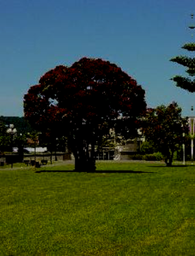
#> input picture Y3 Spring/COMP2005 IIP/Lab/lab07/images/Tree.tif, 195 x 256 px, shrunk from 285 x 375 before the run, found by its file name
$ python split_and_merge.py
#> lines starting #> are read from the running program, lines starting #| are printed output that depends on the picture; after the words box and inside, x2 and y2 are one past the last pixel; in counts of white or black regions, pixels touching at a corner belong together
# Created by Ziling Wu
# Supervised by Dr Armaghan Moemeni
# Last Updated: December 4th, 2023

import cv2
import numpy as np
import random
from tqdm import tqdm


class Region:
    """
    class for a sub-region (a segmentation)
    """

    def __init__(self, coords, slice):
        """
        :param coords: coordinates of piexels in the region
        :param slice: an image slice of the region
        """
        self.coords = coords
        self.slice = slice
        # obtain the mean pixel value of the region
        self.mean = np.mean(self.slice)
        # obtain the standard deviation of the region
        self.std = np.std(slice)
        # initialize edges connected to the neighbour of the region
        self.edges = []
        # initialize an index for the region
        self.index = None

    def split(self):
        """
        divide the region to four sub-regions
        :return: four sub-regions
        """

        def adjacent(bbox1, bbox2):
            """
            judge if two bounding boxes are adjacent
            :param bbox1: bounding box of the first region, [xmin. ymin, xmax, ymax]
            :param bbox2: bounding box of the second region, [xmin. ymin, xmax, ymax]
            :return:
            """
            xmin1, ymin1, xmax1, ymax1 = bbox1
            xmin2, ymin2, xmax2, ymax2 = bbox2
            return xmin1 == xmax2 or xmax1 == xmin2 or ymin1 == ymax2 or ymax1 == ymin2

        def connectSubregion2Neighbour(subregion):
            """
            connect subregion to the region's neighbours
            :param subregion:
            :return:
            """
            # traver edges connected to the regions' neighbours
            for edge in self.edges:
                # obtain a neighbour
                neighbour = edge.queryNeighbouor(self)
                # obtain the bbox of the neighbour and the subregion
                bbox1, bbox2 = neighbour.returnBbox(), subregion.returnBbox()
                # judge if the neighbour is next to the subregion
                if adjacent(bbox1, bbox2):
                    # create a new edge to connect the neighbour and the subregion
                    new_edge = Edge(neighbour, subregion)
                    # put the new edge in the neighbour's edges
                    neighbour.edges.append(new_edge)
                    subregion.edges.append(new_edge)

        # obtain the height and width of the region
        height, width = self.slice.shape
        # obtain the meshgrid for the region
        meshgrid = self.coords.reshape(2, height, width)
        # obtain the coordinates for the four sub-regions
        coord_left_top = meshgrid[:, :height // 2, :width // 2].reshape(2, -1)
        coord_right_top = meshgrid[:, :height // 2, width // 2:].reshape(2, -1)
        coord_left_bottom = meshgrid[:, height // 2:, :width // 2].reshape(2, -1)
        coord_right_bottom = meshgrid[:, height // 2:, width // 2:].reshape(2, -1)
        # obtain the image slice for each sub-region
        slice_left_top = self.slice[:height // 2, :width // 2]
        slice_right_top = self.slice[:height // 2, width // 2:]
        slice_left_bottom = self.slice[height // 2:, :width // 2]
        slice_right_bottom = self.slice[height // 2:, width // 2:]
        # create sub-regions
        left_top = Region(coord_left_top, slice_left_top)
        right_top = Region(coord_right_top, slice_right_top)
        left_bottom = Region(coord_left_bottom, slice_left_bottom)
        right_bottom = Region(coord_right_bottom, slice_right_bottom)
        # create edges between each sub-region
        left_top2left_bottom = Edge(left_top, left_bottom)
        right_top2right_bottom = Edge(right_top, right_bottom)
        left_top2right_top = Edge(left_top, right_top)
        left_bottom2right_bottom = Edge(left_bottom, right_bottom)
        # connect each subregion
        left_top.edges = [left_top2right_top, left_top2left_bottom]
        right_top.edges = [left_top2right_top, right_top2right_bottom]
        left_bottom.edges = [left_bottom2right_bottom, left_top2left_bottom]
        right_bottom.edges = [left_bottom2right_bottom, right_top2right_bottom]
        # connect each subregion with current-region's neighbours
        connectSubregion2Neighbour(left_top)
        connectSubregion2Neighbour(right_top)
        connectSubregion2Neighbour(left_bottom)
        connectSubregion2Neighbour(right_bottom)
        # remove the connection between the region and its neighbours
        for edge in self.edges:
            # obtain a neighbour
            neighbour = edge.queryNeighbouor(self)
            # remove the edge of current region from the neighbour's edge
            neighbour.edges.remove(edge)
        # return subregions
        return left_top, right_top, left_bottom, right_bottom

    def returnBbox(self):
        """
        return the bounding box of the region
        :return:
        """
        xmin = self.coords[0, 0]
        ymin = self.coords[1, 0]
        xmax = self.coords[0, -1] + 1
        ymax = self.coords[1, -1] + 1
        return xmin, ymin, xmax, ymax


class Edge:
    """
    a class for edge
    """

    def __init__(self, left, right):
        self.left = left  # one region connected by the edge
        self.right = right  # another region connected by the edge
        self.weight = 0  # the weight of the edge, initially 0
        # initialize weight
        self.calculateWeight()

    def calculateWeight(self):
        """
        calculate the weight of the edge
        :return:
        """
        self.weight = abs(self.left.mean - self.right.mean)

    def queryNeighbouor(self, query):
        """
        return neighbour of the query connected by the edge
        :param query:
        :return:
        """
        return self.right if query == self.left else self.left


class SplitMergeMaster:
    """
    the algorithm for split&merge
    """
    def __init__(self, image, split_thresh=14, merge_thresh=17):
        """
        :param image: image to be segmented
        :param split_thresh: the threshold for split
        :param merge_thresh: the threshold for merge
        """
        self.image = image.copy()
        self.split_thresh = split_thresh
        self.merge_thresh = merge_thresh
        # initialize the meshgrid of the image
        self.meshgrid = np.stack(np.meshgrid(np.arange(image.shape[1]), np.arange(image.shape[0])), axis=0).reshape(2, -1)
        # initialize the graph
        self.regions = []
        self.edges = []

    def _split(self):
        """
        split
        :return:
        """
        # initialize the region whose area is the whole image
        regions = [Region(self.meshgrid, self.image)]
        # split
        while len(regions) != 0:
            # obtain a region to split
            region = regions.pop()
            # judge if the region can be split
            if region.std >= self.split_thresh and region.slice.shape[0] > 1 and region.slice.shape[1] > 1:
                # split the region and obtain subregions
                left_top, right_top, left_bottom, right_bottom = region.split()
                # put the subregions in the waiting list to be visited
                regions.extend([left_top, right_top, left_bottom, right_bottom])
            else:
                # a minimal region is found
                # initialize index of the region
                region.index = len(self.regions)
                self.regions.append(region)
        # obtain all edges of the graph
        for region in self.regions:
            self.edges.extend(region.edges)
        # remove duplicated edges
        self.edges = list(set(self.edges))

    def _merge2regions(self, region1, region2, current_edge):
        """
        merge two regions by adding region2 to region 1
        :param region1:
        :param region2:
        :param current_edge: edge connecting these two regions
        :return:
        """
        # update combine region1 and region2's coordinates
        region1.coords = np.hstack([region1.coords, region2.coords])
        # update region1's mean value
        region1.mean = (np.sum(self.image[region1.coords[1, :], region1.coords[0, :]]) + np.sum(self.image[region2.coords[1, :], region2.coords[0, :]])) / (region1.coords.shape[1] + region2.coords.shape[1])
        # update weights of edges connected to these two regions
        for edge in region2.edges:
            # connect the edge from region2 to region1
            if edge.left == region2:
                edge.left = region1
            if edge.right == region2:
                edge.right = region1
            # update weight of the edge
            edge.calculateWeight()
        region1.edges.extend(region2.edges)
        region1.edges = list(set(region1.edges))
        # remove region2 from all regions
        self.regions[region2.index] = None

    def segmentation(self):
        """
        conduct split and merge segmentation
        :return:
        """
        # split
        self._split()

        # merge
        while True:
            # sort edges where edges' weights are organized in ascending order
            self.edges.sort(key=lambda x: x.weight)
            # initialize a sign to indicate if the segmentation is over
            no_more_change = True
            # traverse each edge to see if any two regions can be merged
            for edge in self.edges:
                # merge when the edge connects two disjoint regions and its weight is less than the threshold
                if edge.left != edge.right and edge.weight <= self.merge_thresh:
                    no_more_change = False
                    # merge
                    self._merge2regions(edge.left, edge.right, edge)
                    break
            # break if no more regions are merged
            if no_more_change:
                break

        # obtain the segmentation result
        masks = []  # segmented masks
        for region in self.regions:
            if region is not None:
                # create a mask for the segmented region
                mask = np.zeros(self.image.shape, dtype=np.uint8)
                mask[region.coords[1, :], region.coords[0, :]] = 1
                masks.append(mask)
        # return all segmented masks
        masks.sort(reverse=True, key=lambda x: np.sum(x))
        return np.stack(masks, axis=0)

    @staticmethod
    def visualization(masks):
        """
        visualize the segmentation results and the image
        :param masks: masks segmented
        :return:
        """
        # obtain the number of colours
        colour_num = min(100, masks.shape[0])
        # generate random colours along each channel
        R = random.sample(list(range(256)), colour_num)
        G = random.sample(list(range(256)), colour_num)
        B = random.sample(list(range(256)), colour_num)
        # initialize an empty tensor to represent the visualization map
        visual_map = np.zeros((masks.shape[1], masks.shape[2], 3), dtype=np.uint8)
        # visualization
        for i in range(colour_num):
            visual_map[masks[i] == 1] = [R[i], G[i], B[i]]
        # return the visualization map
        return visual_map

if __name__ == "__main__":
    # read the image
    image = cv2.imread("Tree.tif", cv2.IMREAD_GRAYSCALE)
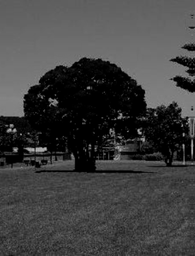
#> image: shape (256, 195); min 0, max 186, mean 64.1
    image = cv2.resize(image, (int(0.4 * image.shape[1]), int(0.4 * image.shape[0])), cv2.INTER_AREA)
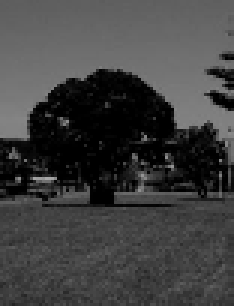
#> image: shape (102, 78) (shown 3 times larger); min 0, max 168, mean 63.9
    # segmentation
    split_merge = SplitMergeMaster(image=image, split_thresh=14, merge_thresh=20)
    masks = split_merge.segmentation()
#> in __init__, `self.mean = np.mean(self.slice)`: self.mean = 63.92
#> in __init__, `self.std = np.std(slice)`: self.std = 40.69
#> the loop in _split, `while len(regions) != 0:` made 1377 passes
#> (height in split, width in split) on passes 2, 5, 6: (51, 39), (25, 20), (13, 10)
#> pass 1, in split, `slice_left_top = self.slice[:height // 2, :width // 2]`:
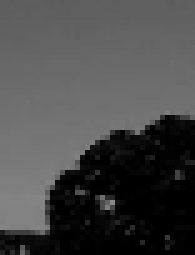
#> slice_left_top: shape (51, 39) (shown 5 times larger); min 0, max 137, mean 71.8
#> pass 1, in split, `slice_right_top = self.slice[:height // 2, width // 2:]`:
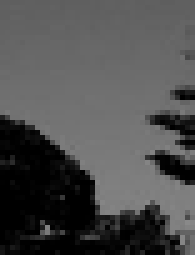
#> slice_right_top: shape (51, 39) (shown 5 times larger); min 0, max 137, mean 77.5
#> pass 1, in split, `slice_right_bottom = self.slice[height // 2:, width // 2:]`:
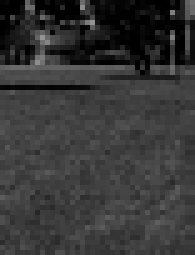
#> slice_right_bottom: shape (51, 39) (shown 5 times larger); min 0, max 148, mean 54.5
#> after the loop in segmentation, `for region in self.regions:`:
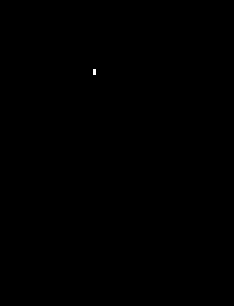
#> mask: shape (102, 78) (shown 3 times larger); values 0 (black) and 1 (white), 0.03% white in thin lines or dots, all inside (x1, y1, x2, y2) = (31, 23, 32, 25)

    # visualization
    canvas = split_merge.visualization(masks=masks)
#> after the loop in visualization, `for i in range(colour_num):`:
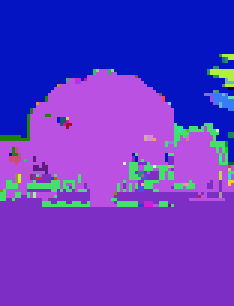
#> visual_map: shape (102, 78, 3) (shown 3 times larger); mean of channels 0, 1, 2 197.8, 55.3, 98.4; drawn as B, G, R
    cv2.imshow("image", image)
    cv2.imshow("masks", canvas)
    cv2.waitKey(0)
    cv2.destroyAllWindows()
